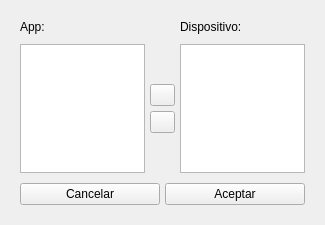
<?xml version="1.0" encoding="UTF-8"?>
<ui version="4.0">
 <class>SendWindow</class>
 <widget class="QWidget" name="SendWindow">
  <property name="geometry">
   <rect>
    <x>0</x>
    <y>0</y>
    <width>325</width>
    <height>225</height>
   </rect>
  </property>
  <property name="minimumSize">
   <size>
    <width>325</width>
    <height>0</height>
   </size>
  </property>
  <property name="maximumSize">
   <size>
    <width>325</width>
    <height>275</height>
   </size>
  </property>
  <property name="windowTitle">
   <string>GranaSAT PWM Box</string>
  </property>
  <property name="windowIcon">
   <iconset resource="../res/res.qrc">
    <normaloff>:/icons/granasat.png</normaloff>:/icons/granasat.png</iconset>
  </property>
  <layout class="QVBoxLayout" name="verticalLayout_2">
   <property name="spacing">
    <number>10</number>
   </property>
   <property name="leftMargin">
    <number>20</number>
   </property>
   <property name="topMargin">
    <number>20</number>
   </property>
   <property name="rightMargin">
    <number>20</number>
   </property>
   <property name="bottomMargin">
    <number>20</number>
   </property>
   <item>
    <layout class="QHBoxLayout" name="label_layout">
     <property name="spacing">
      <number>35</number>
     </property>
     <property name="topMargin">
      <number>0</number>
     </property>
     <item>
      <widget class="QLabel" name="left_layout">
       <property name="maximumSize">
        <size>
         <width>1000</width>
         <height>15</height>
        </size>
       </property>
       <property name="text">
        <string>App:</string>
       </property>
      </widget>
     </item>
     <item>
      <widget class="QLabel" name="right_layout">
       <property name="maximumSize">
        <size>
         <width>1000</width>
         <height>15</height>
        </size>
       </property>
       <property name="text">
        <string>Dispositivo:</string>
       </property>
      </widget>
     </item>
    </layout>
   </item>
   <item>
    <layout class="QHBoxLayout" name="list_layout">
     <property name="spacing">
      <number>5</number>
     </property>
     <property name="leftMargin">
      <number>0</number>
     </property>
     <property name="topMargin">
      <number>0</number>
     </property>
     <property name="rightMargin">
      <number>0</number>
     </property>
     <property name="bottomMargin">
      <number>0</number>
     </property>
     <item>
      <widget class="QListWidget" name="left_list"/>
     </item>
     <item>
      <layout class="QVBoxLayout" name="buttons_layout">
       <property name="spacing">
        <number>5</number>
       </property>
       <property name="leftMargin">
        <number>0</number>
       </property>
       <property name="topMargin">
        <number>0</number>
       </property>
       <property name="rightMargin">
        <number>0</number>
       </property>
       <property name="bottomMargin">
        <number>0</number>
       </property>
       <item>
        <spacer name="top_gap">
         <property name="orientation">
          <enum>Qt::Orientation::Vertical</enum>
         </property>
         <property name="sizeHint" stdset="0">
          <size>
           <width>20</width>
           <height>40</height>
          </size>
         </property>
        </spacer>
       </item>
       <item>
        <widget class="QPushButton" name="to_right_button">
         <property name="maximumSize">
          <size>
           <width>25</width>
           <height>25</height>
          </size>
         </property>
         <property name="text">
          <string/>
         </property>
         <property name="icon">
          <iconset resource="../res/res.qrc">
           <normaloff>:/icons/arrow.png</normaloff>:/icons/arrow.png</iconset>
         </property>
        </widget>
       </item>
       <item>
        <widget class="QPushButton" name="to_left_button">
         <property name="maximumSize">
          <size>
           <width>25</width>
           <height>25</height>
          </size>
         </property>
         <property name="text">
          <string/>
         </property>
         <property name="icon">
          <iconset resource="../res/res.qrc">
           <normaloff>:/icons/arrow-180.png</normaloff>:/icons/arrow-180.png</iconset>
         </property>
        </widget>
       </item>
       <item>
        <spacer name="bottom_gap">
         <property name="orientation">
          <enum>Qt::Orientation::Vertical</enum>
         </property>
         <property name="sizeHint" stdset="0">
          <size>
           <width>20</width>
           <height>40</height>
          </size>
         </property>
        </spacer>
       </item>
      </layout>
     </item>
     <item>
      <widget class="QListWidget" name="right_list"/>
     </item>
    </layout>
   </item>
   <item>
    <layout class="QHBoxLayout" name="horizontalLayout">
     <property name="spacing">
      <number>5</number>
     </property>
     <property name="leftMargin">
      <number>0</number>
     </property>
     <property name="topMargin">
      <number>0</number>
     </property>
     <item>
      <widget class="QPushButton" name="cancel_button">
       <property name="maximumSize">
        <size>
         <width>1000</width>
         <height>25</height>
        </size>
       </property>
       <property name="text">
        <string>Cancelar</string>
       </property>
       <property name="icon">
        <iconset resource="../res/res.qrc">
         <normaloff>:/icons/cross.png</normaloff>:/icons/cross.png</iconset>
       </property>
      </widget>
     </item>
     <item>
      <widget class="QPushButton" name="confirm_button">
       <property name="maximumSize">
        <size>
         <width>1000</width>
         <height>25</height>
        </size>
       </property>
       <property name="text">
        <string>Aceptar</string>
       </property>
       <property name="icon">
        <iconset resource="../res/res.qrc">
         <normaloff>:/icons/tick.png</normaloff>:/icons/tick.png</iconset>
       </property>
      </widget>
     </item>
    </layout>
   </item>
  </layout>
 </widget>
 <resources>
  <include location="../res/res.qrc"/>
 </resources>
 <connections/>
</ui>
